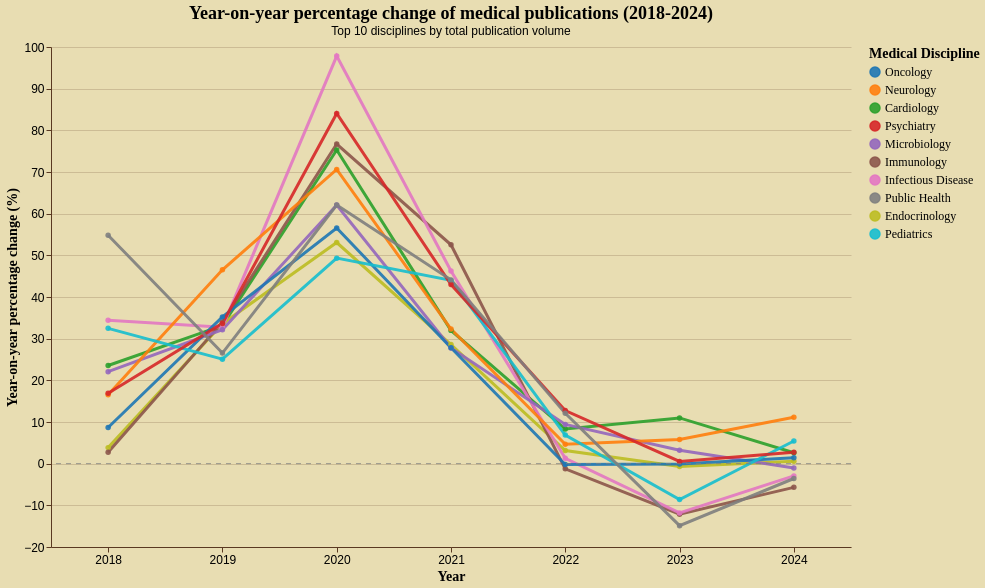

This figure's Vega-Lite source:
### Vega-Lite specification from a JSON file in a GitHub repository (floating-point values rounded to 4 significant figures)
{"config": {"background": "#e8ddb2", "view": {"stroke": "transparent", "width": 350, "height": 250, "fill": "#e8ddb2", "strokeWidth": 0}, "axis": {"domainColor": "#5a3921", "gridColor": "#5a3921", "gridOpacity": 0.2, "tickColor": "#5a3921", "labelColor": "black", "titleColor": "black", "titleFont": "EB Garamond", "labelFontSize": 12, "titleFontSize": 14}, "legend": {"labelColor": "black", "titleColor": "black", "labelFont": "EB Garamond", "titleFont": "EB Garamond", "labelFontSize": 12, "orient": "right", "titleFontSize": 14}, "title": {"color": "black", "font": "EB Garamond", "fontSize": 18}, "mark": {"color": "#6b4a32", "opacity": 0.8}, "bar": {"color": "#6b4a32", "opacity": 0.8}, "line": {"color": "#6b4a32", "opacity": 0.8}, "area": {"color": "#6b4a32", "opacity": 0.8}, "point": {"color": "#6b4a32", "opacity": 0.8}}, "layer": [{"data": {"name": "data-bc0de5876118f0f4825c4b576af51a96"}, "mark": {"type": "line", "opacity": 0.8, "point": true, "strokeWidth": 3}, "encoding": {"color": {"field": "medgemma_extraction", "scale": {"domain": ["Oncology", "Neurology", "Cardiology", "Psychiatry", "Microbiology", "Immunology", "Infectious Disease", "Public Health", "Endocrinology", "Pediatrics"], "range": ["#1f77b4", "#ff7f0e", "#2ca02c", "#d62728", "#9467bd", "#8c564b", "#e377c2", "#7f7f7f", "#bcbd22", "#17becf"]}, "title": "Medical Discipline", "type": "nominal"}, "opacity": {"condition": {"param": "param_12", "value": 0.9}, "value": 0.15}, "order": {"field": "if(param_12.medgemma_extraction && indexof(param_12.medgemma_extraction, datum.medgemma_extraction) !== -1, 0, 1)", "type": "nominal"}, "tooltip": [{"field": "medgemma_extraction", "title": "Medical Discipline", "type": "nominal"}, {"field": "Anno", "title": "Year", "type": "ordinal"}, {"field": "articoli", "format": ",", "title": "Articles", "type": "quantitative"}, {"field": "anno_precedente", "format": ",", "title": "Previous Year", "type": "quantitative"}, {"field": "incremento", "format": ".1f", "title": "Change (%)", "type": "quantitative"}, {"field": "Totale_Articoli", "format": ",", "title": "Total Articles", "type": "quantitative"}], "x": {"axis": {"labelAngle": 0, "labelFontSize": 12}, "field": "Anno", "title": "Year", "type": "ordinal"}, "y": {"field": "incremento", "title": "Year-on-year percentage change (%)", "type": "quantitative"}}, "name": "view_5", "title": {"text": "Year-on-year percentage change of medical publications (2018-2024)", "subtitle": "Top 10 disciplines by total publication volume"}}, {"data": {"name": "data-a0a55d106695e8d630baff0f16eee66d"}, "mark": {"type": "rule", "color": "gray", "strokeDash": [5, 5]}, "encoding": {"y": {"field": "y", "type": "quantitative"}}}], "height": 500, "params": [{"name": "param_12", "select": {"type": "point", "fields": ["medgemma_extraction"]}, "bind": "legend", "views": ["view_5"]}], "width": 800, "$schema": "https://vega.github.io/schema/vega-lite/v5.20.1.json", "datasets": {"data-bc0de5876118f0f4825c4b576af51a96": [{"medgemma_extraction": "Cardiology", "Anno": 2018, "articoli": 3693, "Totale_Articoli": 71622, "anno_precedente": 2989.0, "incremento": 23.55, "incremento_abs": 23.55, "ranking": 4.0}, {"medgemma_extraction": "Cardiology", "Anno": 2019, "articoli": 4917, "Totale_Articoli": 71622, "anno_precedente": 3693.0, "incremento": 33.14, "incremento_abs": 33.14, "ranking": 6.0}, {"medgemma_extraction": "Cardiology", "Anno": 2020, "articoli": 8619, "Totale_Articoli": 71622, "anno_precedente": 4917.0, "incremento": 75.29, "incremento_abs": 75.29, "ranking": 4.0}, {"medgemma_extraction": "Cardiology", "Anno": 2021, "articoli": 11376, "Totale_Articoli": 71622, "anno_precedente": 8619.0, "incremento": 31.99, "incremento_abs": 31.99, "ranking": 7.0}, {"medgemma_extraction": "Cardiology", "Anno": 2022, "articoli": 12321, "Totale_Articoli": 71622, "anno_precedente": 11380.0, "incremento": 8.307, "incremento_abs": 8.307, "ranking": 4.0}, {"medgemma_extraction": "Cardiology", "Anno": 2023, "articoli": 13674, "Totale_Articoli": 71622, "anno_precedente": 12320.0, "incremento": 10.98, "incremento_abs": 10.98, "ranking": 1.0}, {"medgemma_extraction": "Cardiology", "Anno": 2024, "articoli": 14033, "Totale_Articoli": 71622, "anno_precedente": 13670.0, "incremento": 2.625, "incremento_abs": 2.625, "ranking": 4.0}, {"medgemma_extraction": "Endocrinology", "Anno": 2018, "articoli": 1753, "Totale_Articoli": 28204, "anno_precedente": 1688.0, "incremento": 3.851, "incremento_abs": 3.851, "ranking": 9.0}, {"medgemma_extraction": "Endocrinology", "Anno": 2019, "articoli": 2342, "Totale_Articoli": 28204, "anno_precedente": 1753.0, "incremento": 33.6, "incremento_abs": 33.6, "ranking": 5.0}, {"medgemma_extraction": "Endocrinology", "Anno": 2020, "articoli": 3585, "Totale_Articoli": 28204, "anno_precedente": 2342.0, "incremento": 53.07, "incremento_abs": 53.07, "ranking": 9.0}, {"medgemma_extraction": "Endocrinology", "Anno": 2021, "articoli": 4610, "Totale_Articoli": 28204, "anno_precedente": 3585.0, "incremento": 28.59, "incremento_abs": 28.59, "ranking": 8.0}, {"medgemma_extraction": "Endocrinology", "Anno": 2022, "articoli": 4755, "Totale_Articoli": 28204, "anno_precedente": 4610.0, "incremento": 3.145, "incremento_abs": 3.145, "ranking": 7.0}, {"medgemma_extraction": "Endocrinology", "Anno": 2023, "articoli": 4722, "Totale_Articoli": 28204, "anno_precedente": 4755.0, "incremento": -0.694, "incremento_abs": 0.694, "ranking": 6.0}, {"medgemma_extraction": "Endocrinology", "Anno": 2024, "articoli": 4749, "Totale_Articoli": 28204, "anno_precedente": 4722.0, "incremento": 0.5718, "incremento_abs": 0.5718, "ranking": 6.0}, {"medgemma_extraction": "Immunology", "Anno": 2018, "articoli": 1802, "Totale_Articoli": 34140, "anno_precedente": 1754.0, "incremento": 2.737, "incremento_abs": 2.737, "ranking": 10.0}, {"medgemma_extraction": "Immunology", "Anno": 2019, "articoli": 2414, "Totale_Articoli": 34140, "anno_precedente": 1802.0, "incremento": 33.96, "incremento_abs": 33.96, "ranking": 3.0}, {"medgemma_extraction": "Immunology", "Anno": 2020, "articoli": 4266, "Totale_Articoli": 34140, "anno_precedente": 2414.0, "incremento": 76.72, "incremento_abs": 76.72, "ranking": 3.0}, {"medgemma_extraction": "Immunology", "Anno": 2021, "articoli": 6507, "Totale_Articoli": 34140, "anno_precedente": 4266.0, "incremento": 52.53, "incremento_abs": 52.53, "ranking": 1.0}, {"medgemma_extraction": "Immunology", "Anno": 2022, "articoli": 6426, "Totale_Articoli": 34140, "anno_precedente": 6507.0, "incremento": -1.245, "incremento_abs": 1.245, "ranking": 10.0}, {"medgemma_extraction": "Immunology", "Anno": 2023, "articoli": 5646, "Totale_Articoli": 34140, "anno_precedente": 6426.0, "incremento": -12.14, "incremento_abs": 12.14, "ranking": 9.0}, {"medgemma_extraction": "Immunology", "Anno": 2024, "articoli": 5325, "Totale_Articoli": 34140, "anno_precedente": 5646.0, "incremento": -5.685, "incremento_abs": 5.685, "ranking": 10.0}, {"medgemma_extraction": "Infectious Disease", "Anno": 2018, "articoli": 1691, "Totale_Articoli": 34136, "anno_precedente": 1258.0, "incremento": 34.42, "incremento_abs": 34.42, "ranking": 2.0}, {"medgemma_extraction": "Infectious Disease", "Anno": 2019, "articoli": 2245, "Totale_Articoli": 34136, "anno_precedente": 1691.0, "incremento": 32.76, "incremento_abs": 32.76, "ranking": 7.0}, {"medgemma_extraction": "Infectious Disease", "Anno": 2020, "articoli": 4441, "Totale_Articoli": 34136, "anno_precedente": 2245.0, "incremento": 97.82, "incremento_abs": 97.82, "ranking": 1.0}, {"medgemma_extraction": "Infectious Disease", "Anno": 2021, "articoli": 6494, "Totale_Articoli": 34136, "anno_precedente": 4441.0, "incremento": 46.23, "incremento_abs": 46.23, "ranking": 2.0}, {"medgemma_extraction": "Infectious Disease", "Anno": 2022, "articoli": 6577, "Totale_Articoli": 34136, "anno_precedente": 6494.0, "incremento": 1.278, "incremento_abs": 1.278, "ranking": 8.0}, {"medgemma_extraction": "Infectious Disease", "Anno": 2023, "articoli": 5800, "Totale_Articoli": 34136, "anno_precedente": 6577.0, "incremento": -11.81, "incremento_abs": 11.81, "ranking": 8.0}, {"medgemma_extraction": "Infectious Disease", "Anno": 2024, "articoli": 5630, "Totale_Articoli": 34136, "anno_precedente": 5800.0, "incremento": -2.931, "incremento_abs": 2.931, "ranking": 8.0}, {"medgemma_extraction": "Microbiology", "Anno": 2018, "articoli": 2544, "Totale_Articoli": 43666, "anno_precedente": 2084.0, "incremento": 22.07, "incremento_abs": 22.07, "ranking": 5.0}, {"medgemma_extraction": "Microbiology", "Anno": 2019, "articoli": 3362, "Totale_Articoli": 43666, "anno_precedente": 2544.0, "incremento": 32.15, "incremento_abs": 32.15, "ranking": 8.0}, {"medgemma_extraction": "Microbiology", "Anno": 2020, "articoli": 5449, "Totale_Articoli": 43666, "anno_precedente": 3362.0, "incremento": 62.08, "incremento_abs": 62.08, "ranking": 6.0}, {"medgemma_extraction": "Microbiology", "Anno": 2021, "articoli": 6963, "Totale_Articoli": 43666, "anno_precedente": 5449.0, "incremento": 27.78, "incremento_abs": 27.78, "ranking": 10.0}, {"medgemma_extraction": "Microbiology", "Anno": 2022, "articoli": 7618, "Totale_Articoli": 43666, "anno_precedente": 6963.0, "incremento": 9.407, "incremento_abs": 9.407, "ranking": 3.0}, {"medgemma_extraction": "Microbiology", "Anno": 2023, "articoli": 7864, "Totale_Articoli": 43666, "anno_precedente": 7618.0, "incremento": 3.229, "incremento_abs": 3.229, "ranking": 3.0}, {"medgemma_extraction": "Microbiology", "Anno": 2024, "articoli": 7782, "Totale_Articoli": 43666, "anno_precedente": 7864.0, "incremento": -1.043, "incremento_abs": 1.043, "ranking": 7.0}, {"medgemma_extraction": "Neurology", "Anno": 2018, "articoli": 3698, "Totale_Articoli": 75181, "anno_precedente": 3173.0, "incremento": 16.55, "incremento_abs": 16.55, "ranking": 7.0}, {"medgemma_extraction": "Neurology", "Anno": 2019, "articoli": 5419, "Totale_Articoli": 75181, "anno_precedente": 3698.0, "incremento": 46.54, "incremento_abs": 46.54, "ranking": 1.0}, {"medgemma_extraction": "Neurology", "Anno": 2020, "articoli": 9245, "Totale_Articoli": 75181, "anno_precedente": 5419.0, "incremento": 70.6, "incremento_abs": 70.6, "ranking": 5.0}, {"medgemma_extraction": "Neurology", "Anno": 2021, "articoli": 12232, "Totale_Articoli": 75181, "anno_precedente": 9245.0, "incremento": 32.31, "incremento_abs": 32.31, "ranking": 6.0}, {"medgemma_extraction": "Neurology", "Anno": 2022, "articoli": 12804, "Totale_Articoli": 75181, "anno_precedente": 12230.0, "incremento": 4.676, "incremento_abs": 4.676, "ranking": 6.0}, {"medgemma_extraction": "Neurology", "Anno": 2023, "articoli": 13550, "Totale_Articoli": 75181, "anno_precedente": 12800.0, "incremento": 5.826, "incremento_abs": 5.826, "ranking": 2.0}, {"medgemma_extraction": "Neurology", "Anno": 2024, "articoli": 15060, "Totale_Articoli": 75181, "anno_precedente": 13550.0, "incremento": 11.14, "incremento_abs": 11.14, "ranking": 1.0}, {"medgemma_extraction": "Oncology", "Anno": 2018, "articoli": 6687, "Totale_Articoli": 108541, "anno_precedente": 6153.0, "incremento": 8.679, "incremento_abs": 8.679, "ranking": 8.0}, {"medgemma_extraction": "Oncology", "Anno": 2019, "articoli": 9043, "Totale_Articoli": 108541, "anno_precedente": 6687.0, "incremento": 35.23, "incremento_abs": 35.23, "ranking": 2.0}, {"medgemma_extraction": "Oncology", "Anno": 2020, "articoli": 14158, "Totale_Articoli": 108541, "anno_precedente": 9043.0, "incremento": 56.56, "incremento_abs": 56.56, "ranking": 8.0}, {"medgemma_extraction": "Oncology", "Anno": 2021, "articoli": 18098, "Totale_Articoli": 108541, "anno_precedente": 14160.0, "incremento": 27.83, "incremento_abs": 27.83, "ranking": 9.0}, {"medgemma_extraction": "Oncology", "Anno": 2022, "articoli": 18061, "Totale_Articoli": 108541, "anno_precedente": 18100.0, "incremento": -0.2044, "incremento_abs": 0.2044, "ranking": 9.0}, {"medgemma_extraction": "Oncology", "Anno": 2023, "articoli": 18042, "Totale_Articoli": 108541, "anno_precedente": 18060.0, "incremento": -0.1052, "incremento_abs": 0.1052, "ranking": 5.0}, {"medgemma_extraction": "Oncology", "Anno": 2024, "articoli": 18299, "Totale_Articoli": 108541, "anno_precedente": 18040.0, "incremento": 1.424, "incremento_abs": 1.424, "ranking": 5.0}, {"medgemma_extraction": "Pediatrics", "Anno": 2018, "articoli": 1603, "Totale_Articoli": 25379, "anno_precedente": 1210.0, "incremento": 32.48, "incremento_abs": 32.48, "ranking": 3.0}, {"medgemma_extraction": "Pediatrics", "Anno": 2019, "articoli": 2005, "Totale_Articoli": 25379, "anno_precedente": 1603.0, "incremento": 25.08, "incremento_abs": 25.08, "ranking": 10.0}, {"medgemma_extraction": "Pediatrics", "Anno": 2020, "articoli": 2994, "Totale_Articoli": 25379, "anno_precedente": 2005.0, "incremento": 49.33, "incremento_abs": 49.33, "ranking": 10.0}, {"medgemma_extraction": "Pediatrics", "Anno": 2021, "articoli": 4311, "Totale_Articoli": 25379, "anno_precedente": 2994.0, "incremento": 43.99, "incremento_abs": 43.99, "ranking": 4.0}, {"medgemma_extraction": "Pediatrics", "Anno": 2022, "articoli": 4607, "Totale_Articoli": 25379, "anno_precedente": 4311.0, "incremento": 6.866, "incremento_abs": 6.866, "ranking": 5.0}, {"medgemma_extraction": "Pediatrics", "Anno": 2023, "articoli": 4210, "Totale_Articoli": 25379, "anno_precedente": 4607.0, "incremento": -8.617, "incremento_abs": 8.617, "ranking": 7.0}, {"medgemma_extraction": "Pediatrics", "Anno": 2024, "articoli": 4439, "Totale_Articoli": 25379, "anno_precedente": 4210.0, "incremento": 5.439, "incremento_abs": 5.439, "ranking": 2.0}, {"medgemma_extraction": "Psychiatry", "Anno": 2018, "articoli": 2222, "Totale_Articoli": 47149, "anno_precedente": 1901.0, "incremento": 16.89, "incremento_abs": 16.89, "ranking": 6.0}, {"medgemma_extraction": "Psychiatry", "Anno": 2019, "articoli": 2970, "Totale_Articoli": 47149, "anno_precedente": 2222.0, "incremento": 33.66, "incremento_abs": 33.66, "ranking": 4.0}, {"medgemma_extraction": "Psychiatry", "Anno": 2020, "articoli": 5466, "Totale_Articoli": 47149, "anno_precedente": 2970.0, "incremento": 84.04, "incremento_abs": 84.04, "ranking": 2.0}, {"medgemma_extraction": "Psychiatry", "Anno": 2021, "articoli": 7816, "Totale_Articoli": 47149, "anno_precedente": 5466.0, "incremento": 42.99, "incremento_abs": 42.99, "ranking": 5.0}, {"medgemma_extraction": "Psychiatry", "Anno": 2022, "articoli": 8813, "Totale_Articoli": 47149, "anno_precedente": 7816.0, "incremento": 12.76, "incremento_abs": 12.76, "ranking": 1.0}, {"medgemma_extraction": "Psychiatry", "Anno": 2023, "articoli": 8859, "Totale_Articoli": 47149, "anno_precedente": 8813.0, "incremento": 0.522, "incremento_abs": 0.522, "ranking": 4.0}, {"medgemma_extraction": "Psychiatry", "Anno": 2024, "articoli": 9102, "Totale_Articoli": 47149, "anno_precedente": 8859.0, "incremento": 2.743, "incremento_abs": 2.743, "ranking": 3.0}, {"medgemma_extraction": "Public Health", "Anno": 2018, "articoli": 1793, "Totale_Articoli": 30065, "anno_precedente": 1158.0, "incremento": 54.84, "incremento_abs": 54.84, "ranking": 1.0}, {"medgemma_extraction": "Public Health", "Anno": 2019, "articoli": 2269, "Totale_Articoli": 30065, "anno_precedente": 1793.0, "incremento": 26.55, "incremento_abs": 26.55, "ranking": 9.0}, {"medgemma_extraction": "Public Health", "Anno": 2020, "articoli": 3677, "Totale_Articoli": 30065, "anno_precedente": 2269.0, "incremento": 62.05, "incremento_abs": 62.05, "ranking": 7.0}, {"medgemma_extraction": "Public Health", "Anno": 2021, "articoli": 5299, "Totale_Articoli": 30065, "anno_precedente": 3677.0, "incremento": 44.11, "incremento_abs": 44.11, "ranking": 3.0}, {"medgemma_extraction": "Public Health", "Anno": 2022, "articoli": 5939, "Totale_Articoli": 30065, "anno_precedente": 5299.0, "incremento": 12.08, "incremento_abs": 12.08, "ranking": 2.0}, {"medgemma_extraction": "Public Health", "Anno": 2023, "articoli": 5055, "Totale_Articoli": 30065, "anno_precedente": 5939.0, "incremento": -14.88, "incremento_abs": 14.88, "ranking": 10.0}, {"medgemma_extraction": "Public Health", "Anno": 2024, "articoli": 4875, "Totale_Articoli": 30065, "anno_precedente": 5055.0, "incremento": -3.561, "incremento_abs": 3.561, "ranking": 9.0}], "data-a0a55d106695e8d630baff0f16eee66d": [{"y": 0}]}}
